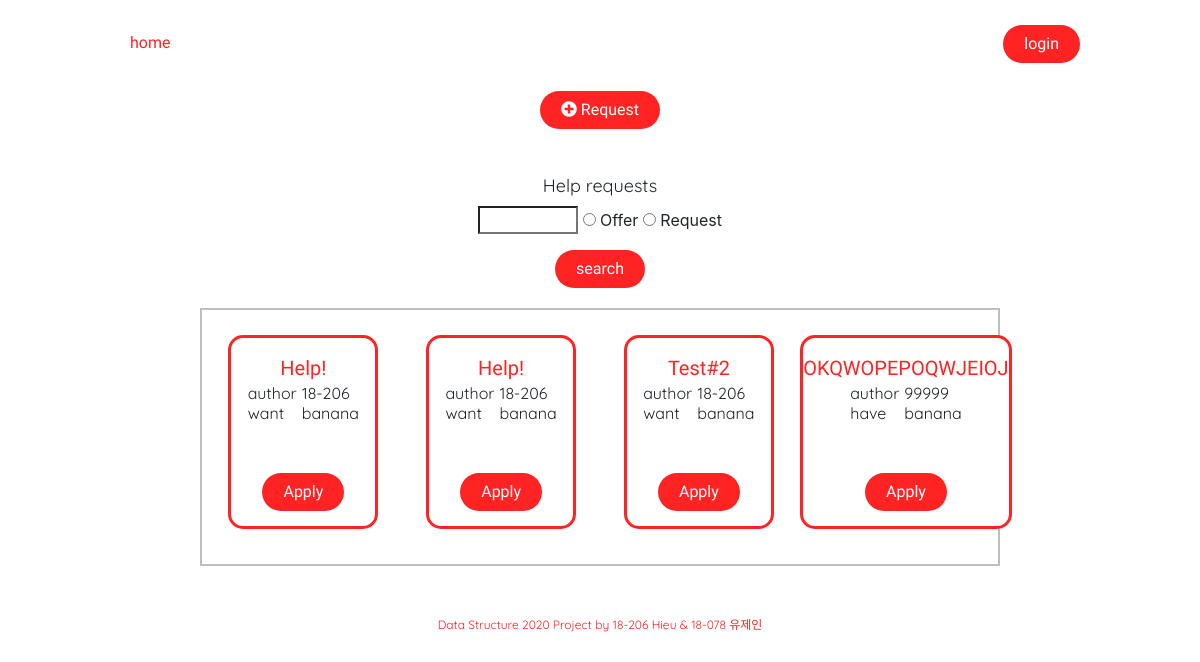
Page /queue/ on the earlier database version.
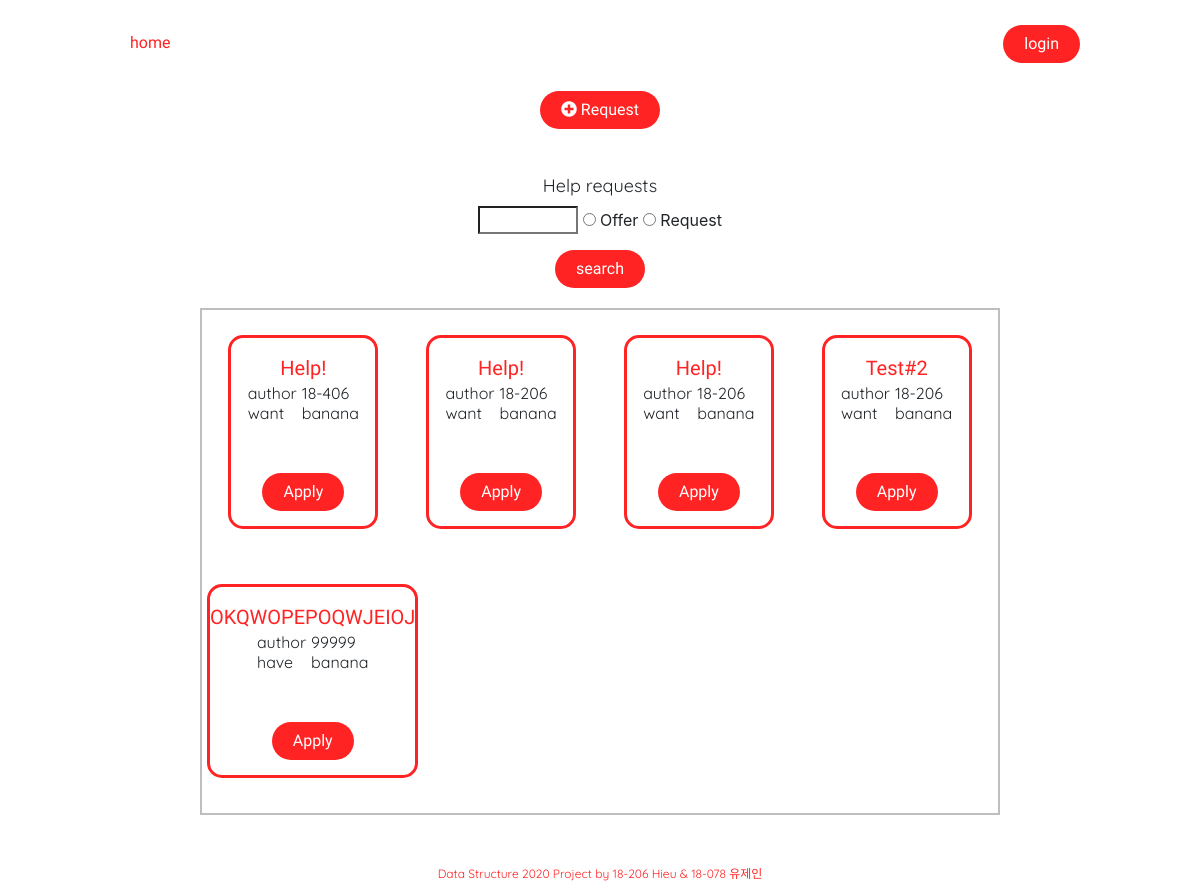
Same page on the later database version.
### items/models.py (models this page shows, shortened)
class transaction(models.Model):
    class Status(models.IntegerChoices):
        PROCESSING  = 0
        SUCCESS     = 1
        FAILED      = 2
        IN_QUEUE    = 3
    class Method(models.IntegerChoices):
        REQUEST     = 0
        OFFER       = 1
    status              = models.IntegerField(default=3,choices=Status.choices,null=False)
    date_create         = models.DateTimeField(verbose_name='date created', auto_now_add=True)
    date_update         = models.DateTimeField(verbose_name='date update', auto_now=True)
    tags                = TaggableManager()
    author              = models.CharField(max_length=100, null=False)
    accepter            = models.CharField(default='None', max_length=100, null=False)
    title               = models.CharField(max_length=60, null=False)
    content             = models.CharField(max_length=100, null=False)
    details             = models.TextField(blank=True, null=True)
    method              = models.IntegerField(default=0,choices=Method.choices,null=False)

### pages/views.py (the view, shortened to what this page needs)
# urls.py: path('queue/', queue_view, name='queue'),
def queue_view(request,proid=None,method=None):
    transactions = transaction.objects.filter(status=3)
    tags = Tag.objects.all()
    q = request.GET.get('q', '')
    typ = request.GET.get('typ', '')
    if q:
        if typ:
             q = q.split()
             transactions = transactions.filter(tags__name__in=q).filter(method=int(typ)).distinct()
        else:
            q = q.split()
            transactions = transactions.filter(tags__name__in=q).distinct()
    else:
        if typ: transactions = transactions.filter(method=int(typ))
        else: transactions = transactions.all()
    q = ''
    context = {
            'trans' : transactions,
            'q': q,
            'tags': tags,
            'typ': typ
            }
    if request.POST.get('title'):
        form = foodQueueForm(request.POST)
        if form.is_valid() and form.cleaned_data['author']:
            form.cleaned_data['author']
            form.save()
            messages.success(request, " successfully added ")
            return redirect('queue')
        else:
            context['queue_form'] = form
    else:
        form = foodQueueForm()
        context['queue_form'] = form
    return render(request, 'pages/queue.html', context)

### items/forms.py
class foodQueueForm(ModelForm):
    class Meta:
        model = transaction
        fields = [
            'title',
            'author',
            'content',
            'details',
            'tags',
            'method'
        ]

### templates/pages/queue.html (shortened to what this page needs)
{% extends 'base.html' %}
{% block content %}
<div class='queue-page'>
    <div class='add-q'>
    <button class='button-add-q'><i class="fas fa-plus-circle"></i> Request</button>
    </div>
    {% if trans|length > 0 %}
    <p id="history-header">Help requests</p>
    <form action="" method="get">
        <input list="tags" type="text" name="q" value="{{ q }}" id='input-space'>
        <input type="radio" id="offer" name="typ" value="1">
        <label for="offer">Offer</label>
        <input type="radio" id="request" name="typ" value="0">
        <label for="request">Request</label>
        <input type="submit" value="search" class="submit-button  button-add-q">
    </form>
    <div id="q-container">
        {% for tran in trans reversed %}
        {% include 'items/q-preview.html' %}
        {% endfor %}
    </div>
    {% else %}
    <h1 id='content-text'> Queue is empty </h1><br>
    <img src='/static/all_happy.png' alt='all happy' class='all-happy-img'>
    {%endif%}
</div>
{% endblock %}

### templates/items/q-preview.html (shortened to what this page needs)
<div class='q-preview'>
    <div class='q-pr-content'>
    <a href="{% url 'item' tran.pk %}">{{tran.title}}</a>
    <table>
        <tr>
            <td>author </td>
            <td style="padding-left:5px;">{{tran.author}}</td>
        </tr>
        <tr>
            <td>{% if tran.method == 0 %}want{% else %}have{% endif %}</td>
            <td style="padding-left:5px;">{{tran.content}}</td>
        </tr>
    </table>
    {% if tran.author != user.student_id %}
    <div class='q-pr-button'>
        <form action="{% url 'queue_re' 'apply' tran.pk %}" method=POST>
            <button class='q-button' type="submit">Apply</button>
        </form>
    </div>
    {%endif%}
    </div>
</div>

Differences in the rows shown:
added transaction: title "Help!", author "18-406", method "want", content "banana", shows "Apply"
